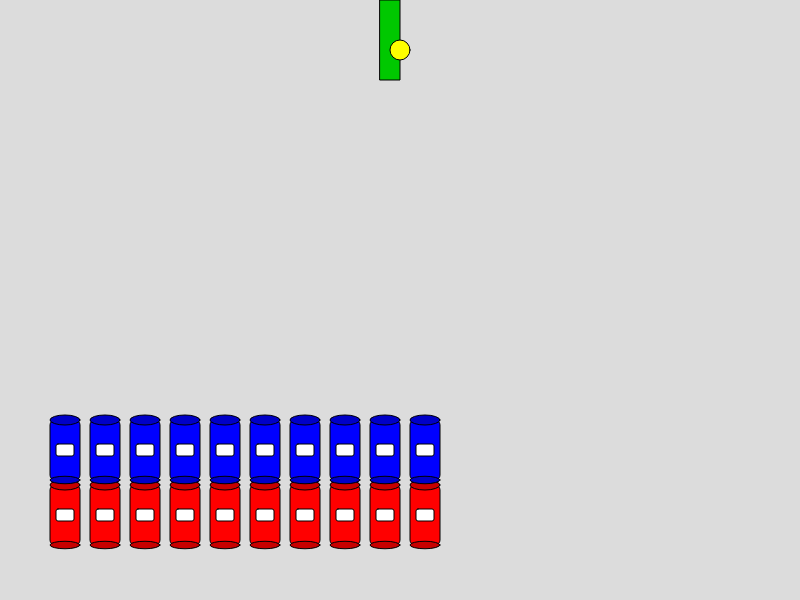
Frame 1 (no input)
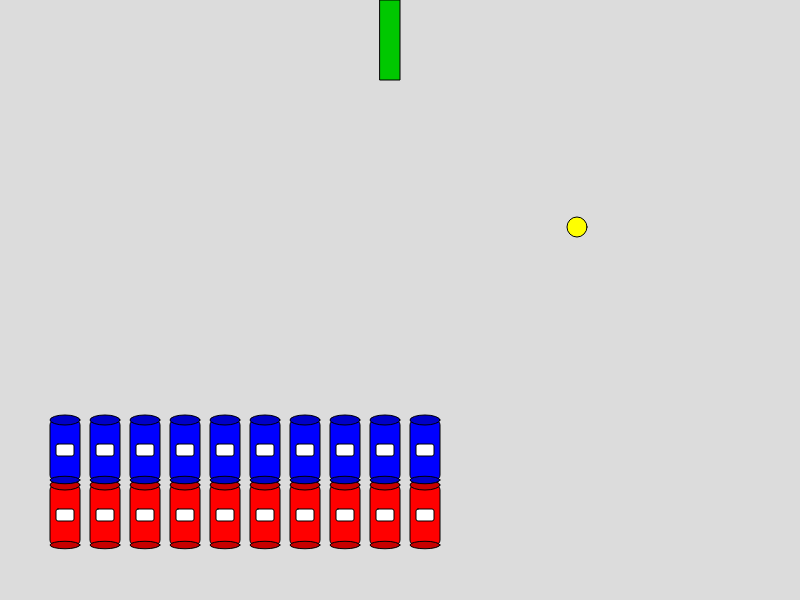
Frame 60 (no input)
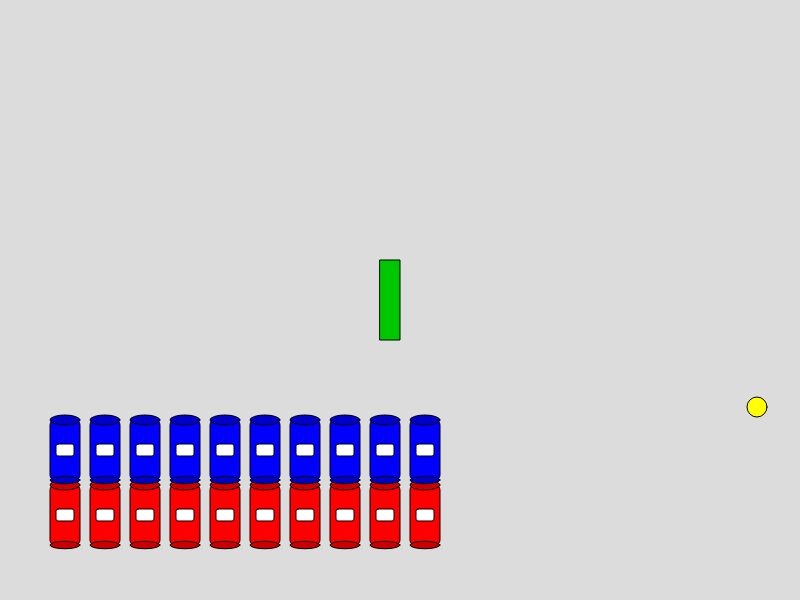
Frame 120 (the mouse pressed at the canvas centre since frame 60)

The p5.js sketch that drew these frames (run headless with seeded random() and noise() and a simulated clock; from frame 60 on, the mouse is pressed at the canvas centre):

// p5.js sketch
// ── sketch.js
let army = [];
let paddle;
let projectile;

function setup() {
  createCanvas(800, 600);

  // Setup paddle
  paddle = {
    x: width / 2 - 20,
    y: height - 120,
    w: 20,
    h: 80
  };

  // Setup army
  setupArmy();

  // Setup projectile
  projectile = {
    x: width / 2,
    y: 50,
    vx: 3,
    vy: 3,
    radius: 10
  };
}

function setupArmy() {
  let cols = 10;
  let rows = 2;
  let w = 30;
  let h = 60;

  army = [];
  for (let r = 0; r < rows; r++) {
    for (let c = 0; c < cols; c++) {
      army.push({
        x: 50 + c * (w + 10),
        y: height - (r + 1) * (h + 5) - 50,
        w: w,
        h: h,
        type: (r % 2 == 0) ? 'cola' : 'pepsi',
        alive: true
      });
    }
  }
}

function drawCan(x, y, w, h, color1, color2) {
  // Can body
  fill(color1);
  rect(x, y, w, h, 5);

  // Top of the can
  fill(color2);
  ellipse(x + w / 2, y, w, w / 3);

  // Bottom of the can
  fill(color2);
  ellipse(x + w / 2, y + h, w, w / 4);

  // Optional stripe/logo
  fill(255);
  rect(x + w * 0.2, y + h * 0.4, w * 0.6, h * 0.2, 2);
}

function drawArmy() {
  for (let s of army) {
    if (!s.alive) continue;
    if (s.type === 'cola') {
      drawCan(s.x, s.y, s.w, s.h, color(255, 0, 0), color(200, 0, 0));
    } else {
      drawCan(s.x, s.y, s.w, s.h, color(0, 0, 255), color(0, 0, 200));
    }
  }
}

function drawPaddle() {
  fill(0, 200, 0);
  rect(paddle.x, paddle.y, paddle.w, paddle.h);
}

function drawProjectile() {
  fill(255, 255, 0);
  ellipse(projectile.x, projectile.y, projectile.radius * 2);

  // Move
  projectile.x += projectile.vx;
  projectile.y += projectile.vy;

  // Wall bounce
  if (projectile.x < 0 || projectile.x > width) projectile.vx *= -1;
  if (projectile.y < 0) projectile.vy *= -1;

  // Paddle collision
  if (projectile.y + projectile.radius > paddle.y &&
      projectile.y - projectile.radius < paddle.y + paddle.h &&
      projectile.x > paddle.x && projectile.x < paddle.x + paddle.w) {
    projectile.vy *= -1; // Reflect
  }

  // Army collision
  for (let s of army) {
    if (s.alive &&
        projectile.x > s.x && projectile.x < s.x + s.w &&
        projectile.y > s.y && projectile.y < s.y + s.h) {
      s.alive = false; // Destroy soldier
      projectile.vy *= -1; // Bounce back
      break; // Only hit one soldier at a time
    }
  }
}

function draw() {
  background(220);

  drawArmy();
  drawPaddle();
  drawProjectile();
}

// Paddle follows mouse vertically
function mouseMoved() {
  paddle.y = constrain(mouseY - paddle.h / 2, 0, height - paddle.h);
}
